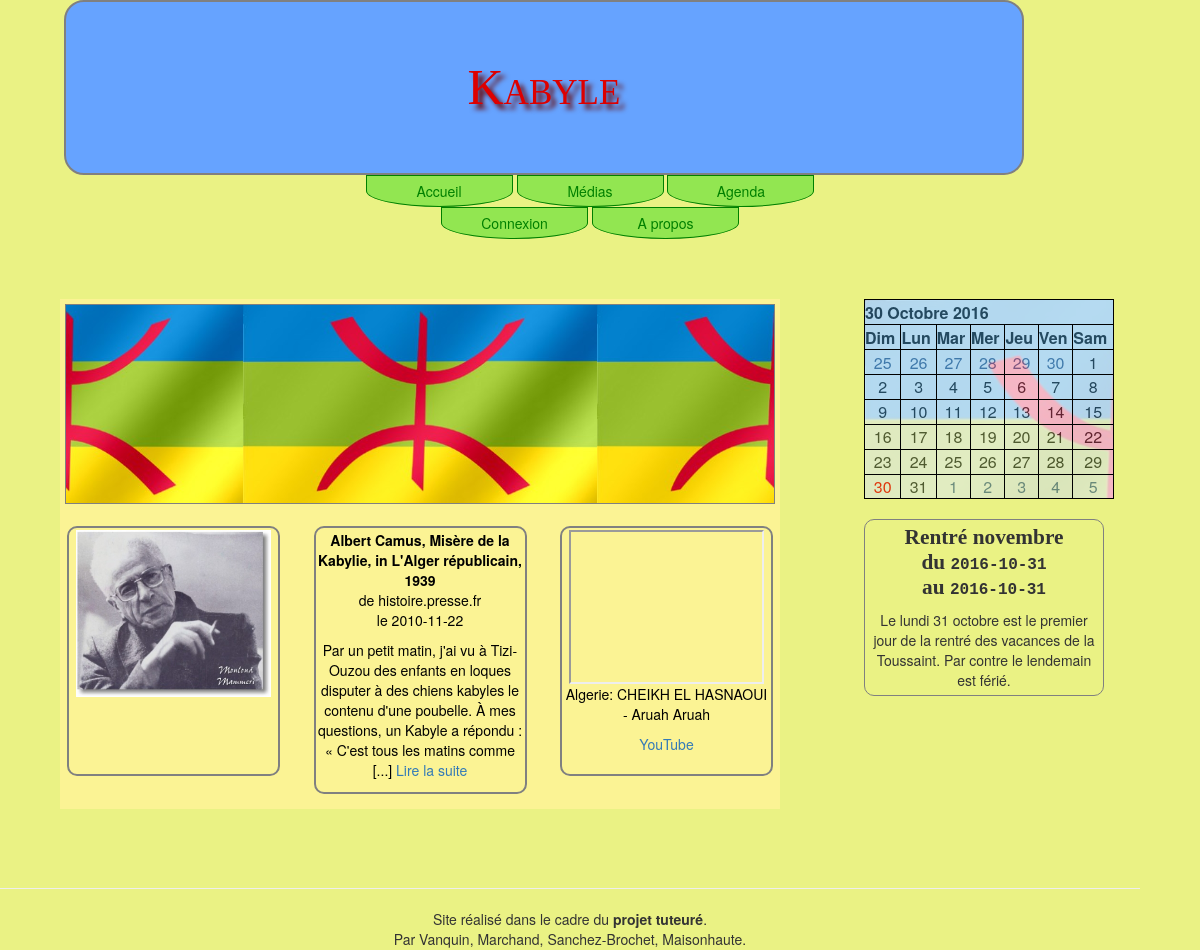
The page / on the database its author committed.
### tables this page shows
CREATE TABLE IF NOT EXISTS `Photos` (
  `idPhoto` int(10) NOT NULL,
  `nomPhoto` varchar(50) NOT NULL,
  `datePhoto` date NOT NULL,
  `descriptionPhoto` varchar(200) DEFAULT NULL
);

CREATE TABLE IF NOT EXISTS `Articles` (
  `idArticle` int(10) NOT NULL,
  `titre` varchar(255) NOT NULL DEFAULT '',
  `auteur` varchar(255) NOT NULL DEFAULT '',
  `contenu` text NOT NULL,
  `dateArticle` date NOT NULL,
  `heureArticle` time NOT NULL,
  `photo` varchar(255) DEFAULT NULL COMMENT 'URL de la Photo'
);

CREATE TABLE IF NOT EXISTS `Videos` (
  `idVideo` int(10) NOT NULL,
  `titre` varchar(200) DEFAULT NULL,
  `url` varchar(100) NOT NULL,
  `dateVideo` date NOT NULL,
  `descriptionVideo` varchar(200) DEFAULT NULL
);

CREATE TABLE IF NOT EXISTS `Evenements` (
  `idEvent` int(10) NOT NULL,
  `nomEvent` varchar(50) NOT NULL,
  `dateDebut` date NOT NULL,
  `dateFin` date DEFAULT NULL,
  `descriptionEvent` text
);

### bin/Phototeque.php (called while the page is built)
<?php
	$host ="localhost";
	$user ="p1405185";
	$password ="213980";
	$nombase ="p1405185";
?>

### model/Model.php (called while the page is built)
<?php
	abstract class Model{
		private static $bdd;
		protected function executerRequete($sql,$params=null){
			if ($params == null) {
				$resultat = self::getBdd()->query($sql);
			}
			else {
				$resultat = self::getBdd()->prepare($sql);
				$resultat->execute($params);
			}
			return $resultat;
		}
		private static function getBdd() {
			if(self::$bdd == null){
				require 'bin/Phototeque.php';
				self::$bdd = new PDO('mysql:host='.$host .';dbname='.$nombase,$user,$password);
				self::$bdd->exec('SET NAMES utf8');
				self::$bdd->setAttribute(PDO::ATTR_ERRMODE, PDO::ERRMODE_EXCEPTION);
			}
			return self::$bdd;
		}
	}
?>

### model/PhotoManager.php (called while the page is built, shortened)
<?php
class PhotoManager extends Model{
	public function photoRecent(){
		$reponse = $this ->executerRequete('SELECT * FROM Photos ORDER BY datePhoto desc');
		$photo=$reponse->fetch();
		return $photo;
	}
}
?>

### model/VideoManager.php (called while the page is built, shortened)
<?php
class VideoManager extends Model{
	public function videoRecent(){
		$reponse = $this ->executerRequete('SELECT * FROM Videos order by dateVideo desc');
		$video=$reponse->fetch();
		return $video;
	}
}
?>

### model/EventManager.php (called while the page is built, shortened)
<?php
class EventManager extends Model{
	public function tronquer($texte,$n,$id)
	{
		if (strlen($texte) > $n)
		{
			$texte = substr($texte, 0, $n);
			$position_espace = strrpos($texte, " ");
			$texte = substr($texte, 0, $position_espace);
			$texte .= ' [...] <a href="index.php?page=detailEvent&idEvent='.$id.'" target="_blank">Lire la suite</a></p>';
			return $texte;
		}
		else
		{
			return $texte;
		}
	}
	public function eventProc(){
		$reponse = $this ->executerRequete('SELECT * FROM Evenements WHERE dateFin>=NOW() ORDER BY dateDebut');
		$event=$reponse->fetch();
		return $event;
	}
}
?>

### views/accueil.php (the view, shortened to what this page needs)
<?php
	echo '
	<div id="my_carousel">
		<div id="slideshow">
		 <ul id="sContent">
		 </ul>
		</div>
		<div id="recent">
			<span class="accueilPhoto">';
				if(isset($photo)){
					echo'
					<a href="index.php?page=detailPhoto&amp;idPhoto='.$photo['idPhoto'].'" target="_blank" ><img src="assets/images/' .$photo['nomPhoto'].'" alt="'.$photo['descriptionPhoto'].'"/></a>
					<br/>
					<p>'.$photo['descriptionPhoto'].'</p>';
				}
			echo'
			</span>
			<span class="accueilArticle">';
				if(isset($article)){
					echo'
					<P><b>'.$article['titre'].'</b><br/>de '.$article['auteur'].'<br/>le '.$article['dateArticle'].'</P>';
					$contenu = nl2br(stripslashes($article['contenu']));
					$obj = new ArticleManager();
					$texte = $obj->tronquer($contenu,200,$article['idArticle']);
					echo $texte;
				}
			echo'
			</span>
			<span class="accueilVideo">';
				if(isset($video)){
					echo'
						<div><iframe src="'.$video['url'].'" ></iframe></div>
						<div><P>'.$video['titre'].'</P>
						<P><a href="'.$video['url'].'">YouTube</a></P></div>';
				}
				echo'
			</span>
		</div>
	</div>
	<aside class="rightC">
		<script type="text/javascript">
			calendrier();
		</script>
		<br/>
		<div class="event">';
			if(isset($event)){
				if($event['idEvent']!=NULL){
					echo'
					<P><b>'.$event['nomEvent'].'</b><br/> du <time>'.$event['dateDebut'].'</time><br/> au <time>'.$event['dateFin'].'<time></P>';
					$contenu = nl2br(stripslashes($event['descriptionEvent']));
					$obj = new EventManager();
					$texte = $obj->tronquer($contenu,200,$event['idEvent']);
					echo $texte;
				}else{
					echo'<p>Il n\'y a rien de prévu sur l\'agenda pour l\'instant.';
				}
			}
			echo'
		</div>
	</aside>
	';
	include('views/layout.php');
?>

### assets/css/style.css (style rules this page uses)
#my_carousel { margin-bottom : 5%; margin-top : 5%; margin-right : 1px; margin-left : 5%; padding :5px; width:60%; height:510px; background-color:#FBF394; color:black; display : inline-block; position : float; float : left; }
#my_carousel img { width : auto; }
.rightC { width : 20%; margin-top : 5%; margin-right : 8%; position : float; float : right; display : inline; }
.event { padding : 2%; width : auto; display : inline-block; border : solid 1px grey; border-radius : 10px; text-align : center; }
.event P { font : bold 16pt 'Times New Roman'; }
.event time { font : bold 12pt 'courier new'; }
#recent { height : auto; display : block; text-align: center; }
#recent span { min-height : 50%; width : 30%; text-align : center; display : inline-block; padding : 2px; margin : 2px; border: 2px solid grey; border-radius:10px; }
#recent .accueilPhoto { position : float; float : left; }
#recent .accueilPhoto img { width : 95%; }
#recent .accueilVideo { position :relative; float : right; }
#recent .accueilVideo iframe { width : 95%; }
#slideshow { background-image:url(../images/KabyleFlag.jpg); background-repeat:repeat; background-position:center; background-size : 50%; width: auto; height : 40%; display: block; margin: 0px; padding: 0px; overflow: hidden; position: relative; border: 1px solid gray; margin-bottom: 20px; }

### rows shown on the page
photos: nomPhoto (picture)
articles: titre "Albert Camus, Misère de la Kabylie, in L'Alger républicain, 1939", auteur "histoire.presse.fr", dateArticle "2010-11-22", texte "Par un petit matin, j'ai vu à Tizi-Ouzou des enfants en loques disputer à des chiens kabyles le contenu d'une poubelle. À mes questions, un Kabyle a répondu : « C'est tous les matins comme"
videos: titre "Algerie: CHEIKH EL HASNAOUI - Aruah Aruah"
evenements: nomEvent "Rentré novembre", dateDebut "2016-10-31", dateFin "2016-10-31", descriptionEvent "Le lundi 31 octobre est le premier jour de la rentré des vacances de la Toussaint. Par contre le lendemain est férié."

### other values the page prints
$etatCo "Connexion"
